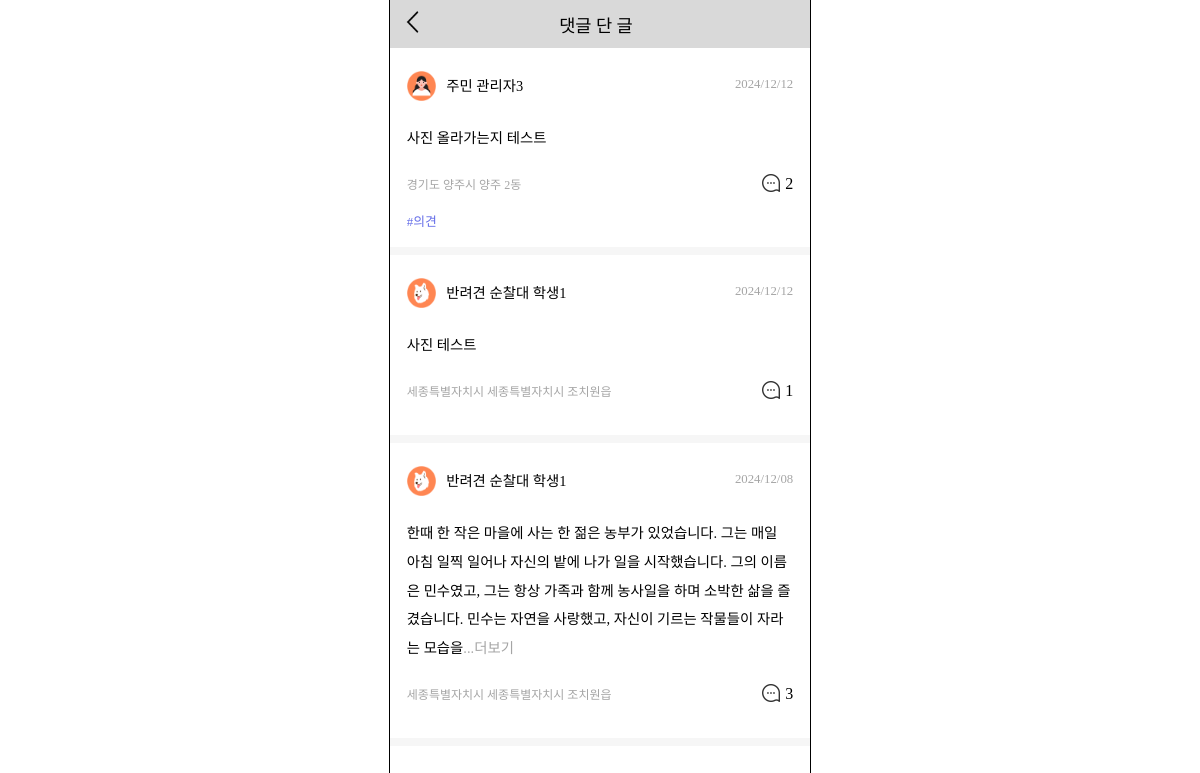
Screenshot of /boards/commented-boards/ (signed in) with the database file from the repository.
### boards/models.py (models this page shows)
class Board(models.Model):
    user = models.ForeignKey(settings.AUTH_USER_MODEL, on_delete=models.CASCADE)
    region_sido = models.CharField(null=False, max_length=30, blank=False)
    region_sigungu = models.CharField(null=False, max_length=30, blank=False)
    region_dong = models.CharField(null=False, max_length=30, blank=False)
    created_at = models.DateTimeField(auto_now_add=True)
    image_path = models.ImageField(upload_to='boards/', null=True, blank=True)
    content = models.TextField(null=False, blank=False)
    board_type = models.ForeignKey(BoardType, on_delete=models.CASCADE, null=False, blank=False)

class BoardType(models.Model):
    type_name = models.CharField(max_length=10, null=False, blank=False)

### accounts/models.py (models this page shows, shortened)
class Member(AbstractBaseUser):
    user_id = models.CharField(primary_key=True, max_length=15, null=False, blank=False, unique=True)
    email = models.EmailField(max_length=100, null=False, blank=False, unique=True)
    nickname = models.CharField(null=False, max_length=8, blank=False)
    region_sido = models.CharField(null=False, max_length=30, blank=False)
    region_sigungu = models.CharField(null=False, max_length=30, blank=False)
    region_dong = models.CharField(null=False, max_length=30, blank=False)
    member_type = models.ForeignKey(MemberType, on_delete=models.CASCADE, null=False, blank=False)
    is_active = models.BooleanField(default=True)
    is_admin = models.BooleanField(default=False)
    objects = UserManager()
    USERNAME_FIELD = 'user_id'
    REQUIRED_FIELDS = ['email', 'nickname', 'region_sido', 'region_sigungu', 'region_dong', 'member_type']

class MemberType(models.Model):
    type_name = models.CharField(max_length=10)
    def __str__(self):
        return self.type_name

### boards/views.py (the view)
# urls.py: path('commented-boards/', views.commented_boards, name='commented-boards'),
def commented_boards(request):
    user = request.user
    boards = Board.objects.filter(comment__user=user).distinct().order_by('-created_at')
    for board in boards:
        board.comment_count = Comment.objects.filter(board=board).count()
        if len(board.content) > 150:
            board.short_content = board.content[:150]
        else:
            board.short_content = board.content
    context = {
        'boards': boards,
    }
    return render(request, 'boards/commented_boards.html', context)

### templates/boards/commented_boards.html (shortened to what this page needs)
<!DOCTYPE html>
{% load static %}
<html lang="ko">
<head>
    <link rel="stylesheet" href="{% static 'css/my_boards.css' %}">
    <link rel="stylesheet" as="style" crossorigin href="https://cdn.jsdelivr.net/gh/ungveloper/web-fonts/SCoreDream/font-face.css" />
    <link rel="stylesheet" as="style" crossorigin href="https://cdn.jsdelivr.net/gh/ungveloper/web-fonts/SCoreDream/font-family.css" />
</head>
<body>
    <div class="container-content">
        <div class="contents">
            <div class="test">
                <div class="top-block">
                    <div>
                        <a href="{% url 'accounts:mypage' %}"><img src="{% static 'image/back.png' %}" alt=""></a>
                    </div>
                    <div class="title">댓글 단 글</div>
                </div>
                {% for board in boards %}
                    <div class="post-block">
                        <a href="{% if board.board_type.id == 1 %}
                                    {% url 'boards:petrol_board_detail' board.id %}
                                 {% else %}
                                    {% url 'boards:people_board_detail' board.id %}
                                 {% endif %}">
                            <div class="post-header">
                                <div class="user-profile">
                                    <div class="user-img">
                                        {% if board.user.member_type.type_name == '주민' %}
                                            <img src="{% static 'image/people_profile.png' %}" alt="">
                                        {% else %}
                                            <img src="{% static 'image/petrol_profile.png' %}" alt="">
                                        {% endif %}
                                    </div>
                                    <div class="user-name">{{ board.user.member_type }} <span
                                            class="text-strong">{{ board.user.nickname }}</span></div>
                                </div>
                                <div class="post-date">{{ board.created_at|date:"Y/m/d" }}</div>
                            </div>
                            <div class="post-content">
                                {{ board.short_content }}
                            </div>
                            <div class="post-footer">
                                <div class="post-region">{{ board.region_sido }} {{ board.region_sigungu }} {{ board.region_dong }}</div>
                                <div class="comment">
                                    <div class="comment-img">
                                        <img src="{% static 'image/speech-bubble.png' %}" alt="">
                                    </div>
                                    <div>{{ board.comment_count }}</div>
                                </div>
                            </div>
                            {% if board.user.member_type.type_name == '주민' %}
                                <div class="post-type">#{{ board.board_type.type_name }}</div>
                            {% endif %}
                        </a>
                    </div>
                    <div class="gap-block"></div>
                {% endfor %}
            </div>
        </div>
    </div>
</body>
</html>

### static/css/my_boards.css (style rules this page uses)
body { padding: 0; margin: 0; height: 100%; }
.container-content { font-family: 'SCoreDream'; font-weight: 400; outline: 1px solid black; width: 420px; height: 100%; margin: 0 auto; display: flex; flex-direction: column; padding-bottom: 300px; z-index: 0; position: relative; }
.contents { width: 100%; display: flex; flex-direction: column; height: 100%; }
.top-block { height: 3rem; background-color: #D9D9D9; display: flex; flex-direction: row; justify-content: left; align-items: center; flex-shrink: 0; }
.top-block img { width: 1.7rem; margin-left: 1rem; }
.title { font-weight: 500; font-size: 1.1rem; margin-left: 30%; }
.test { height: 100vh; }
.post-block { padding: 4%; }
.post-block a { text-decoration: none; color: black; }
.post-header { display: flex; flex-direction: row; justify-content: space-between; align-items: center; margin-bottom: 5%; }
.user-profile { display: flex; flex-direction: row; align-items: center; }
.user-img { width: 9%; margin: 2% 3% 0 0; }
.user-profile img { width: 100%; }
.post-date { font-size: 0.8rem; color: #A5A5A5; }
.user-name { font-size: 0.9rem; }
.text-strong { font-weight: 500; }
.post-content { word-break: break-all; line-height: 1.8rem; margin-bottom: 5%; font-size: 0.9rem; }
.post-footer { display: flex; flex-direction: row; justify-content: space-between; align-items: center; margin-bottom: 4%; }
.comment { display: flex; flex-direction: row; justify-content: right; align-items: center; }
.comment-img { width: 22%; margin-right: 7%; }
.comment-img img { width: 100%; margin-top: 10%; opacity: 0.8; }
.post-region { color: #A5A5A5; font-size: 0.75rem; }
.gap-block { background-color: #F6F6F6; height: 8px; }
.post-type { color: #656EE8; font-size: 0.8rem; }

### rows the page displays
Board: user.member_type "주민", user.nickname "관리자3", created_at "2024/12/12", short_content "사진 올라가는지 테스트", region_sido "경기도", region_sigungu "양주시", region_dong "양주 2동", comment_count "2", board_type.type_name "의견"
Board: user.member_type "반려견 순찰대", user.nickname "학생1", created_at "2024/12/12", short_content "사진 테스트", region_sido "세종특별자치시", region_sigungu "세종특별자치시", region_dong "조치원읍", comment_count "1"
Board: user.member_type "반려견 순찰대", user.nickname "학생1", created_at "2024/12/08", region_sido "세종특별자치시", region_sigungu "세종특별자치시", region_dong "조치원읍", comment_count "3"
